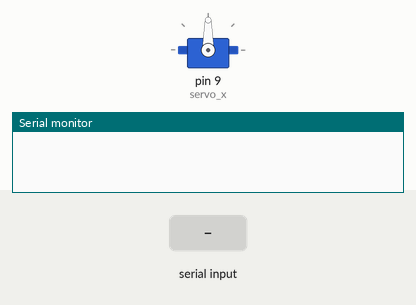
Simulated run of this sketch. Board: Arduino Uno, built with avr-gcc and run on an emulated ATmega328P. On the bench: servo, the last lines printed to the serial monitor. The inputs (shaded band) are chosen by the test bench.

Above: at 1.2 s.
1.3 s: "90,45\n" received over Serial
At 3.7 s:
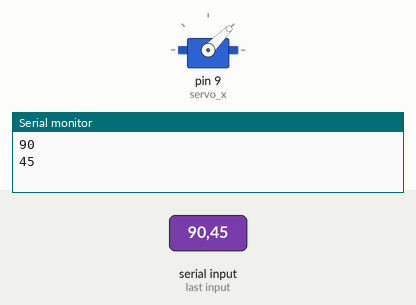
4.3 s: "30,150\n" received over Serial
At 7.0 s:
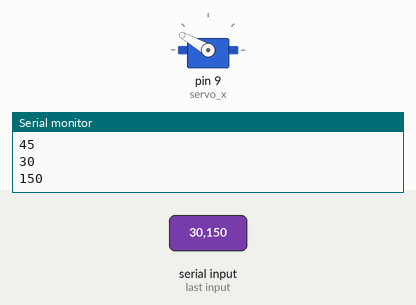
7.3 s: "200\n" received over Serial
At 8.2 s:
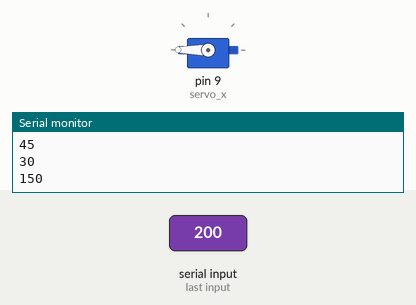
10.3 s: "90\n" received over Serial
At 13.6 s:
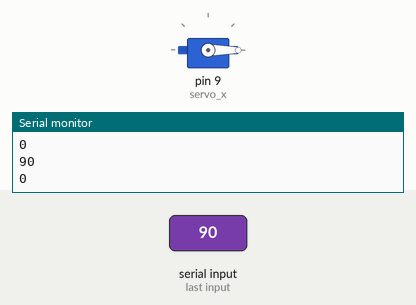
Timing chart, 0 to 14.3 s (numbered marks = the images above; inputs shaded):
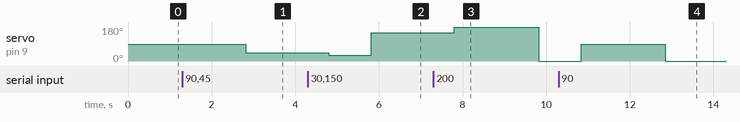

The sketch:

servo.ino
```cpp
#include <Servo.h>

Servo servo_x;

int angle_x = 0;

void setup()
{
  Serial.begin(9600);
  servo_x.attach(9);
}

void loop()
{
  if (Serial.available())
  {
    angle_x = Serial.parseInt();
    delay(500);
    servo_x.write(angle_x);
    delay(500);
    Serial.println(angle_x);
    delay(15);
  }
}
```

Measured:
- after the input at 1.3 s, servo on pin 9 (servo_x): 90° → 45° after 1.5 s
- after the input at 4.3 s, servo on pin 9 (servo_x): 45° → 30° after 0.50 s, → 150° 1.0 s later
- after the input at 7.3 s, servo on pin 9 (servo_x): 150° → 180° after 0.50 s, → 0° 2.0 s later
- after the input at 10.3 s, servo on pin 9 (servo_x): 0° → 90° after 0.53 s, → 0° 2.0 s later
